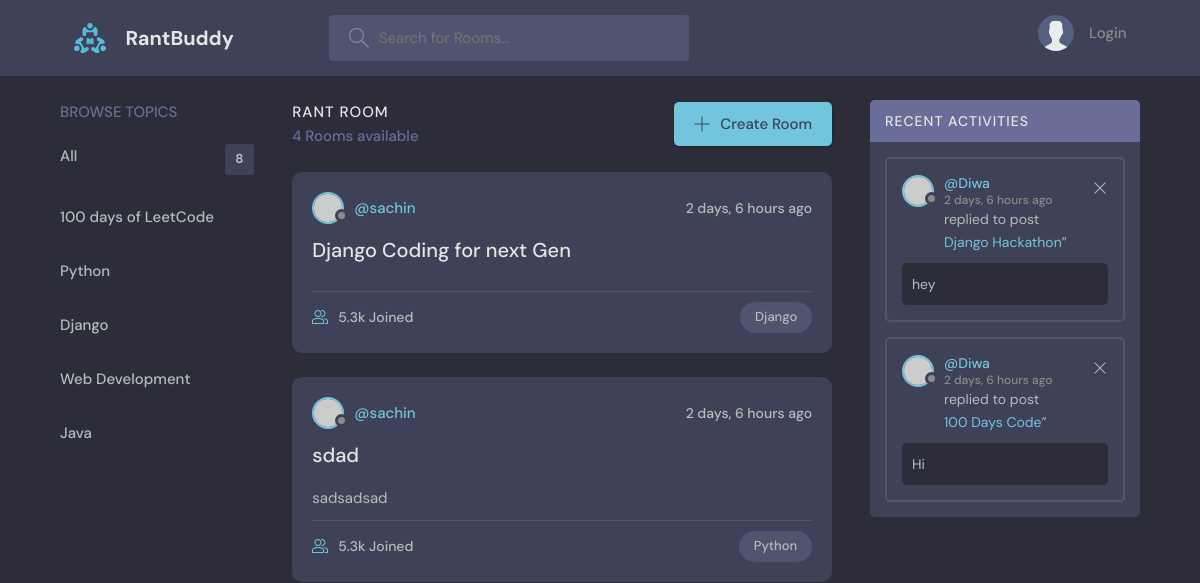
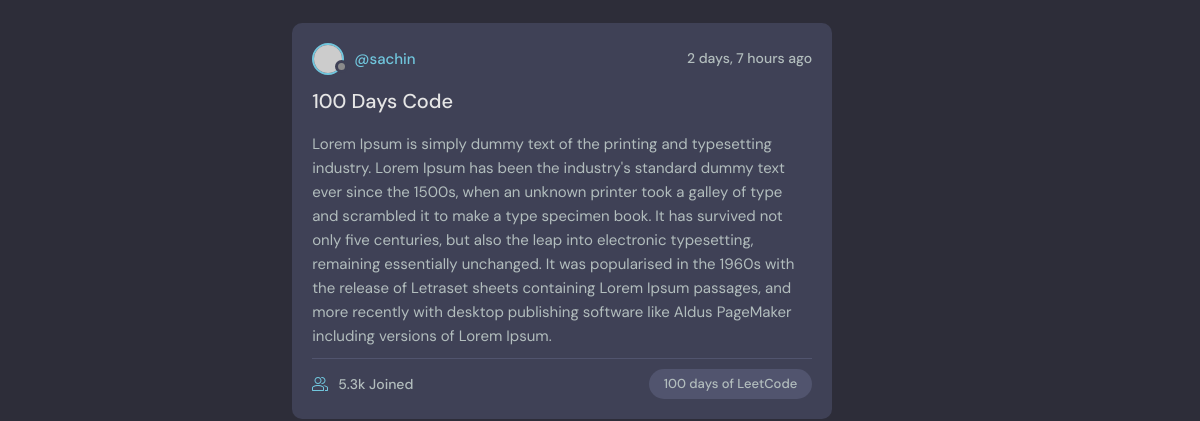
/ (upper part), run on an earlier commit of the app's database (2 pictures, top to bottom).
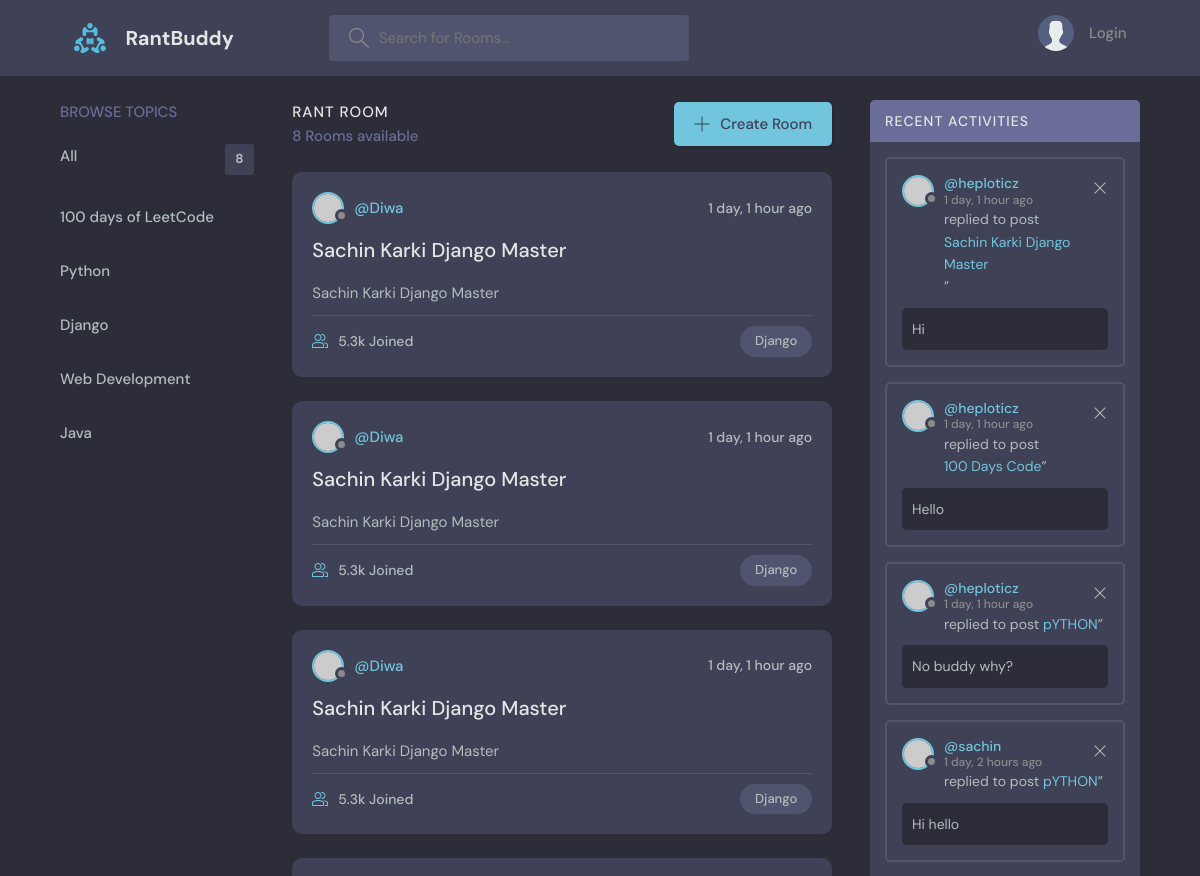
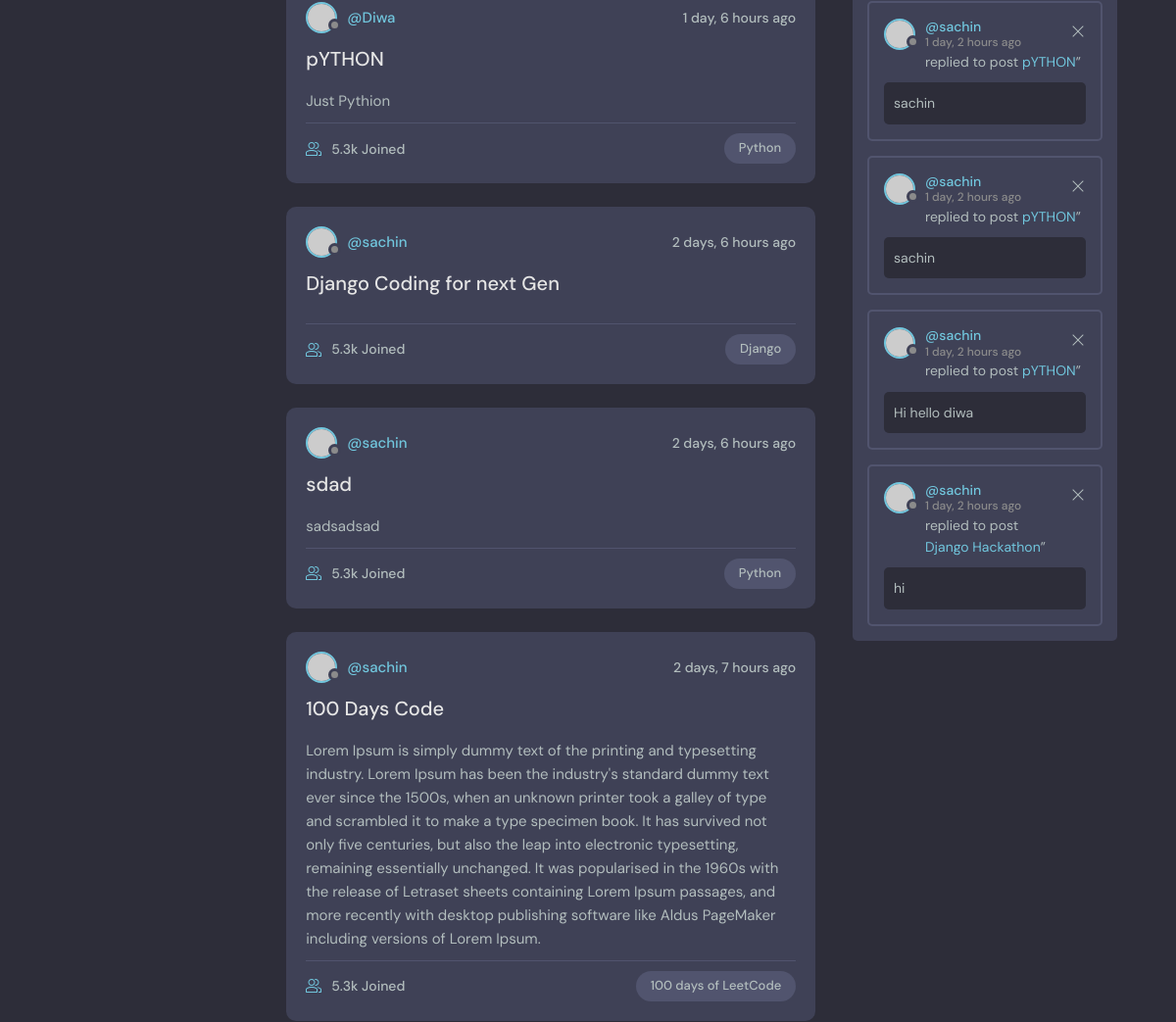
And on a later commit of the database (2 pictures, top to bottom).
### firstApp/models.py (models this page shows, shortened)
class Topic(models.Model):
    name=models.CharField(max_length=200)
    def __str__(self):
        return self.name

class Room(models.Model):
    host=models.ForeignKey(User,on_delete=models.SET_NULL,null=True)
    topic= models.ForeignKey(Topic,on_delete=models.SET_NULL,null=True)
    name=models.CharField(max_length=200)
    description=models.TextField(null=True,blank=True)
    participants=models.ManyToManyField(User,related_name="participants")
    updated = models.DateTimeField(auto_now=True)
    created= models.DateTimeField(auto_now_add=True)
    class Meta:
        ordering=['-updated','-created']
    def __str__(self):
        return self.name

class Message(models.Model):
    user=models.ForeignKey(User, on_delete=models.CASCADE)
    room=models.ForeignKey(Room, on_delete=models.CASCADE, related_name="messages")
    body=models.TextField()
    updated = models.DateTimeField(auto_now=True)
    created= models.DateTimeField(auto_now_add=True)

### firstApp/views.py (the view)
# urls.py: path("", home, name="home" ),
def home(request):
    page='home'
    q=request.GET.get('q') if request.GET.get('q')!=None else ''
    rooms=Room.objects.filter(Q(topic__name__icontains=q) |
                              Q(name__icontains=q)|
                              Q(description__icontains=q)
                              )
    topics=Topic.objects.all()
    top_hosts = (
        Room.objects.values('host__id','host__username')
        .annotate(room_count=Count('id'))
        .order_by('-room_count')
    )
    room_counts=rooms.count()
    messages=Message.objects.all().order_by('-created','-updated')[:8]
    context={"rooms":rooms,"topics": topics,"room_counts":room_counts,"messages":messages,"hosts":top_hosts,'page':page}
    return render(request,"firstApp/home.html",context=context)

### firstApp/templates/firstApp/home.html
{% extends 'main.html' %}
{% block content %}
<main class="layout layout--3">
      <div class="container">
        {% include 'firstApp/topic_component.html' %}
        {% include 'firstApp/feed_component.html' %}
        {% include 'firstApp/activity_component.html' %}
      </div>
</main>
{% endblock %}

### firstApp/templates/firstApp/topic_component.html
        <div class="topics">
          <div class="topics__header">
            <h2>Browse Topics</h2>
          </div>
          <ul class="topics__list">
            <li>
                <a href="{% url 'home' %}">All <span>8</span></a>
            </li>
            {% for topic in topics %}
            <li>
            <a href="{% url 'home' %}?q={{topic.name}}">{{topic.name}}</a>
            </li>
            {% endfor %}
          </ul>
        </div>

### firstApp/templates/firstApp/feed_component.html (shortened to what this page needs)
<div class="roomList">
    {% if page %}
    <div class="roomList__header">
      <div>
        <h2>Rant Room</h2>
        <p>{{room_counts}} Rooms available</p>
      </div>
      <a class="btn btn--main" href="{% url 'create-room' %}">
        <svg version="1.1" xmlns="http://www.w3.org/2000/svg" width="32" height="32" viewBox="0 0 32 32">
          <title>add</title>
          <path
            d="M16.943 0.943h-1.885v14.115h-14.115v1.885h14.115v14.115h1.885v-14.115h14.115v-1.885h-14.115v-14.115z"
          ></path>
        </svg>
        Create Room
      </a>
    </div>
    {% endif %}
{% for room in rooms %}
    <div class="roomListRoom">
      <div class="roomListRoom__header">
        <a href="{% url 'profile' room.host.id %}" class="roomListRoom__author">
          <div class="avatar avatar--small">
            <img src="https://randomuser.me/api/portraits/women/11.jpg" />
          </div>
          <span>@{{room.host.username}}</span>
        </a>
        <div class="roomListRoom__actions">
          <span>{{room.created|timesince}}  ago</span>
        </div>
      </div>
      <div class="roomListRoom__content">
        <a href="{% url 'room' room.id %}">{{ room.name }}</a>
        <p>
          {{room.description}}
        </p>
      </div>
      <div class="roomListRoom__meta">
        <a href="room.html" class="roomListRoom__joined">
          5.3k Joined
        </a>
        <p class="roomListRoom__topic">{{room.topic.name}}</p>
      </div>
    </div>
{% endfor %}
  </div>

### firstApp/templates/firstApp/activity_component.html
<div class="activities">
    <div class="activities__header">
      <h2>Recent Activities</h2>
    </div>
    {% for message in messages %}
    <div class="activities__box">
      <div class="activities__boxHeader roomListRoom__header">
        <a href="{% url 'profile' message.user.id  %}" class="roomListRoom__author">
          <div class="avatar avatar--small">
            <img src="https://randomuser.me/api/portraits/women/11.jpg" />
          </div>
          <p>
            @{{message.user.username}}
            <span>{{message.created|timesince}} ago</span>
          </p>
        </a>
        <div class="roomListRoom__actions">
          <a href="#">
            <svg version="1.1" xmlns="http://www.w3.org/2000/svg" width="32" height="32" viewBox="0 0 32 32">
              <title>remove</title>
              <path
                d="M27.314 6.019l-1.333-1.333-9.98 9.981-9.981-9.981-1.333 1.333 9.981 9.981-9.981 9.98 1.333 1.333 9.981-9.98 9.98 9.98 1.333-1.333-9.98-9.98 9.98-9.981z"
              ></path>
            </svg>
          </a>
        </div>
      </div>
      <div class="activities__boxContent">
        <p>replied to post <a href="{% url 'room' message.room.id %}">{{message.room}}</a>”</p>
        <div class="activities__boxRoomContent">
            {{message.body}}
        </div>
      </div>
    </div>
    {% endfor %}
  </div>

What changed in the data, as far as the page shows it:
no longer on this page (row unchanged): Message: user.username "Diwa", created "2 days, 6 hours", room "Django Hackathon", body "hey"
no longer on this page (row unchanged): Message: user.username "Diwa", created "2 days, 6 hours", room "100 Days Code", body "Hi"
added Room: host.username "Diwa", created "1 day, 1 hour", name "Sachin Karki Django Master", description "Sachin Karki Django Master", topic.name "Django"
added Room: host.username "Diwa", created "1 day, 1 hour", name "Sachin Karki Django Master", description "Sachin Karki Django Master", topic.name "Django"
added Room: host.username "Diwa", created "1 day, 1 hour", name "Sachin Karki Django Master", description "Sachin Karki Django Master", topic.name "Django"
added Room: host.username "Diwa", created "1 day, 6 hours", name "pYTHON", description "Just Pythion", topic.name "Python"
added Message: user.username "heploticz", created "1 day, 1 hour", room "Sachin Karki Django Master", body "Hi"
added Message: user.username "heploticz", created "1 day, 1 hour", room "100 Days Code", body "Hello"
added Message: user.username "heploticz", created "1 day, 1 hour", room "pYTHON", body "No buddy why?"
added Message: user.username "sachin", created "1 day, 2 hours", room "pYTHON", body "Hi hello"
added Message: user.username "sachin", created "1 day, 2 hours", room "pYTHON", body "sachin"
added Message: user.username "sachin", created "1 day, 2 hours", room "pYTHON", body "sachin"
added Message: user.username "sachin", created "1 day, 2 hours", room "pYTHON", body "Hi hello diwa"
added Message: user.username "sachin", created "1 day, 2 hours", room "Django Hackathon", body "hi"
Also different on the page:
{{ room_counts }}: "4" → "8"
